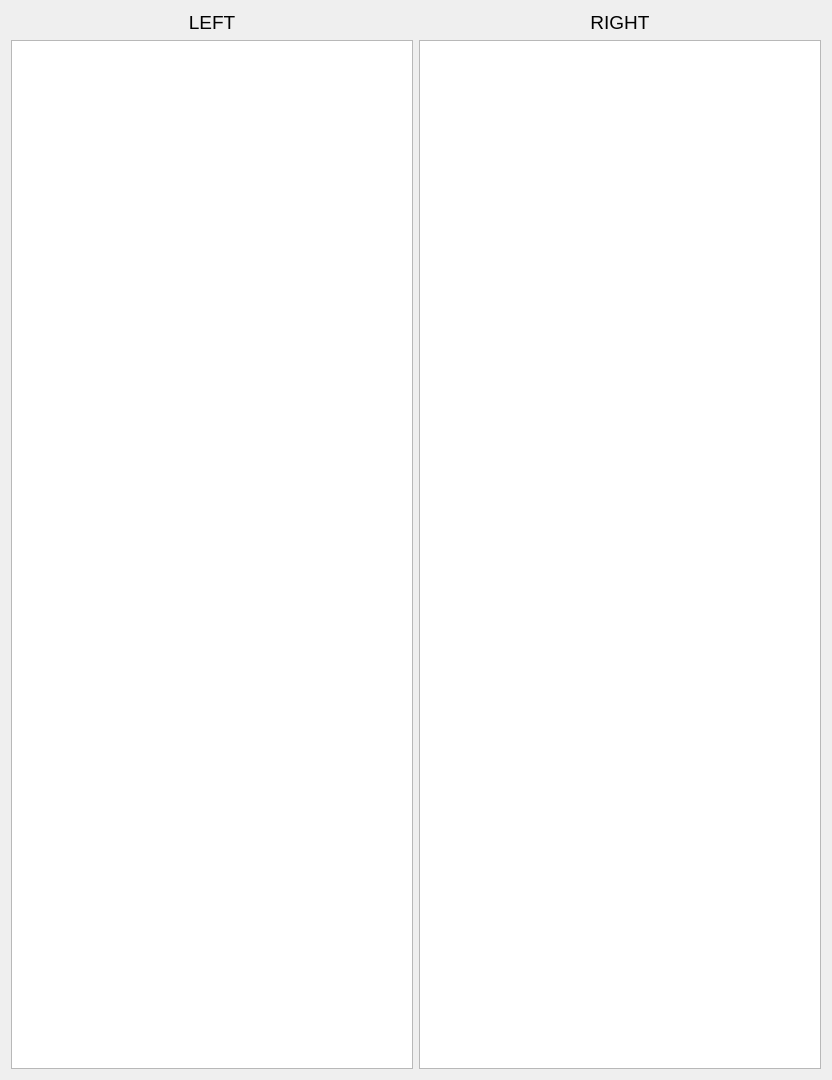
<?xml version="1.0" encoding="UTF-8"?>
<ui version="4.0">
 <class>Form</class>
 <widget class="QDialog" name="Form">
  <property name="geometry">
   <rect>
    <x>0</x>
    <y>0</y>
    <width>832</width>
    <height>1080</height>
   </rect>
  </property>
  <property name="windowTitle">
   <string>Form</string>
  </property>
  <layout class="QGridLayout" name="gridLayout">
   <item row="0" column="0">
    <layout class="QHBoxLayout" name="horizontalLayout_2">
     <property name="sizeConstraint">
      <enum>QLayout::SetMaximumSize</enum>
     </property>
     <item>
      <widget class="QLabel" name="label">
       <property name="font">
        <font>
         <pointsize>14</pointsize>
        </font>
       </property>
       <property name="text">
        <string>LEFT</string>
       </property>
       <property name="alignment">
        <set>Qt::AlignCenter</set>
       </property>
      </widget>
     </item>
     <item>
      <widget class="QLabel" name="label_2">
       <property name="font">
        <font>
         <pointsize>14</pointsize>
        </font>
       </property>
       <property name="text">
        <string>RIGHT</string>
       </property>
       <property name="alignment">
        <set>Qt::AlignCenter</set>
       </property>
      </widget>
     </item>
    </layout>
   </item>
   <item row="1" column="0">
    <layout class="QHBoxLayout" name="horizontalLayout" stretch="10,10">
     <property name="sizeConstraint">
      <enum>QLayout::SetMaximumSize</enum>
     </property>
     <property name="leftMargin">
      <number>0</number>
     </property>
     <item>
      <widget class="GraphicsLayoutWidget" name="left_graphicsView"/>
     </item>
     <item>
      <widget class="GraphicsLayoutWidget" name="right_graphicsView"/>
     </item>
    </layout>
   </item>
  </layout>
 </widget>
 <customwidgets>
  <customwidget>
   <class>GraphicsLayoutWidget</class>
   <extends>QGraphicsView</extends>
   <header>pyqtgraph</header>
  </customwidget>
 </customwidgets>
 <resources/>
 <connections/>
</ui>
